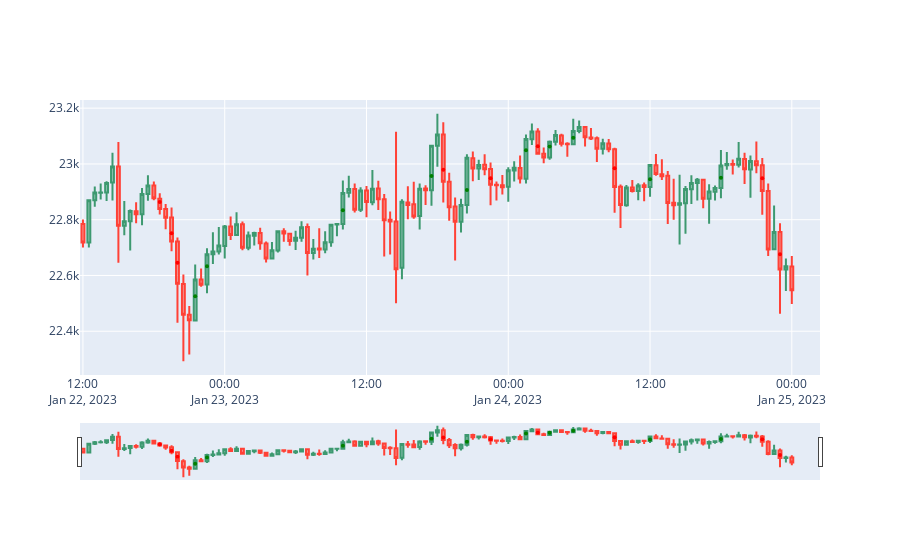
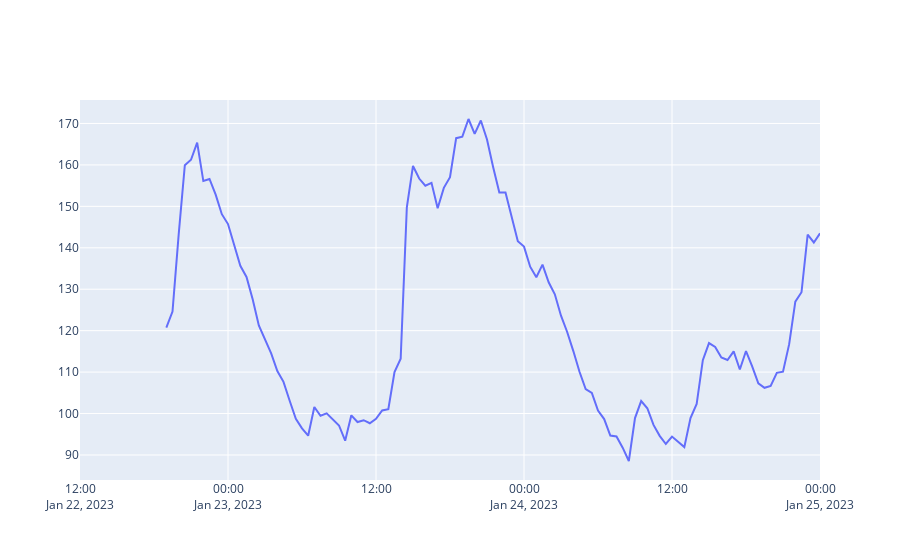

The cell these charts' notebook holds for them, in order:
### Code cell
up_imbalances, down_imbalances = get_list_of_imbalances(df_higher_tf)
df_higher_tf = check_within_imbalances(df_higher_tf,up_imbalances,down_imbalances)
# df_higher_tf = add_moving_average(200,df_higher_tf)
fig = go.Figure(data=[go.Candlestick(x=df_higher_tf['date'],
                open=df_higher_tf['open'],
                high=df_higher_tf['high'],
                low=df_higher_tf['low'],
                close=df_higher_tf['close'])])
# df_lower_tf = df_higher_tf
# fig.add_trace(go.Scatter(x=df_higher_tf['date'], y=df_higher_tf['SMA']))

# fig1 = go.Figure(go.Scatter(x=df_higher_tf['date'],y=df_higher_tf['SMAslope']))

# fig2 = go.Figure(go.Scatter(x=df_higher_tf['date'],y=df_higher_tf['SMAdistance']))

# fig1 = go.Figure(data=[go.Candlestick(x=df_lower_tf['date'],
#                 open=df_lower_tf['open'],
#                 high=df_lower_tf['high'],
#                 low=df_lower_tf['low'],
#                 close=df_lower_tf['close'])])

# buy_orders = []
# sell_orders = []
# multiplier = 2
# for i in range(3, len(df_higher_tf)):
#     if df_higher_tf.iloc[i-1]['within_down_imbalance']:
#         if hammer_up(df_higher_tf.loc[i-1, ['open', 'high', 'low', 'close']]):
#             buy_orders.append((df_higher_tf.iloc[i]['open'], df_higher_tf.iloc[i-1]['low'],
#             round(df_higher_tf.iloc[i]['open'] + (df_higher_tf.iloc[i]['open']-df_higher_tf.iloc[i-1]['low'])*multiplier,2),
#             df_higher_tf.iloc[i]['date']))

#     elif df_higher_tf.iloc[i-1]['within_down_imbalance']:
#         if falling_star_down(df_higher_tf.loc[i-1, ['open', 'high', 'low', 'close']]):
#             sell_orders.append((df_higher_tf.iloc[i]['open'], df_higher_tf.iloc[i-1]['high'],
#             round(df_higher_tf.iloc[i]['open'] - (df_higher_tf.iloc[i-1]['high']-df_higher_tf.iloc[i]['open'])*multiplier,2),
#             df_higher_tf.iloc[i]['date']))
            
    # elif df_higher_tf.iloc[i]['SMAslope'] > -0.0002 and df_higher_tf.iloc[i]['SMAslope'] < 0.0002:
    #     if hammer_up(df_lower_tf.loc[i-1, ['open', 'high', 'low', 'close']]):
    #         buy_orders.append((df_lower_tf.iloc[i]['open'], df_lower_tf.iloc[i-1]['low'],
    #         round(df_lower_tf.iloc[i]['open'] + (df_lower_tf.iloc[i]['open']-df_lower_tf.iloc[i-1]['low'])*multiplier,2),
    #         df_lower_tf.iloc[i]['date']))
        
    #     if falling_star_down(df_lower_tf.loc[i-1, ['open', 'high', 'low', 'close']]):
    #         sell_orders.append((df_lower_tf.iloc[i]['open'], df_lower_tf.iloc[i-1]['high'],
    #         round(df_lower_tf.iloc[i]['open'] - (df_lower_tf.iloc[i-1]['high']-df_lower_tf.iloc[i]['open'])*multiplier,2),
    #         df_lower_tf.iloc[i]['date']))
            
        

# backtest(df_higher_tf,buy_orders,sell_orders,100,1,chart=False)

# for order in buy_orders:
#     fig.add_trace(go.Scatter(x=[order[3]],y=[order[0]],mode='markers', marker=dict(size=4, color='white')))
#     fig.add_trace(go.Scatter(x=[order[3]],y=[order[1]],mode='markers', marker=dict(size=4, color='red')))
#     fig.add_trace(go.Scatter(x=[order[3]],y=[order[2]],mode='markers', marker=dict(size=4, color='green')))

# for order in sell_orders:
#     fig.add_trace(go.Scatter(x=[order[3]],y=[order[0]],mode='markers', marker=dict(size=4, color='white')))
#     fig.add_trace(go.Scatter(x=[order[3]],y=[order[1]],mode='markers', marker=dict(size=4, color='red')))
#     fig.add_trace(go.Scatter(x=[order[3]],y=[order[2]],mode='markers', marker=dict(size=4, color='green')))

for imbalance in up_imbalances:
    fig.add_trace(go.Scatter(x=[imbalance[2]],y=[imbalance[0]],mode='markers', marker=dict(size=4, color='green')))

for imbalance in down_imbalances:
    fig.add_trace(go.Scatter(x=[imbalance[2]],y=[imbalance[0]],mode='markers', marker=dict(size=4, color='red')))

# for i in range(3, len(df_higher_tf)):
#     if hammer_up(df_higher_tf.loc[i-1, ['open', 'high', 'low', 'close']]):
#         fig.add_trace(go.Scatter(x=[df_higher_tf.iloc[i-1]['date']],y=[df_higher_tf.iloc[i-1]['low']],mode='markers', marker=dict(size=4, color='green')))
#         # fig.add_vline(x=df_higher_tf.iloc[i-1]['date'],line=dict(color='green'))

#     if df_higher_tf.iloc[i-1]['within_down_imbalance']:
#         fig.add_trace(go.Scatter(x=[df_higher_tf.iloc[i-1]['date']],y=[df_higher_tf.iloc[i-1]['high']],mode='markers', marker=dict(size=4, color='red')))
#         # fig.add_vline(x=df_higher_tf.iloc[i-1]['date'],line=dict(color='red'))

# for i in range(3, len(df_higher_tf)):
#     if df_higher_tf.iloc[i]['within_up_imbalance']:
#         fig.add_trace(go.Scatter(x=[df_higher_tf.iloc[i]['date']],y=[df_higher_tf.iloc[i]['low']],mode='markers', marker=dict(size=4, color='green')))
        
#     if df_higher_tf.iloc[i]['within_down_imbalance']:
#         fig.add_trace(go.Scatter(x=[df_higher_tf.iloc[i]['date']],y=[df_higher_tf.iloc[i]['high']],mode='markers', marker=dict(size=4, color='red')))

rsx = go.Figure(go.Scatter(
        x=df_higher_tf['date'],
        y=df_higher_tf['ATR']
    ))



fig.update_layout(showlegend=False)
fig.show()
# fig1.update_layout(showlegend=False)
# fig1.show()
# fig2.update_layout(showlegend=False)
# fig2.show()
rsx.update_layout(showlegend=False)
rsx.show()
